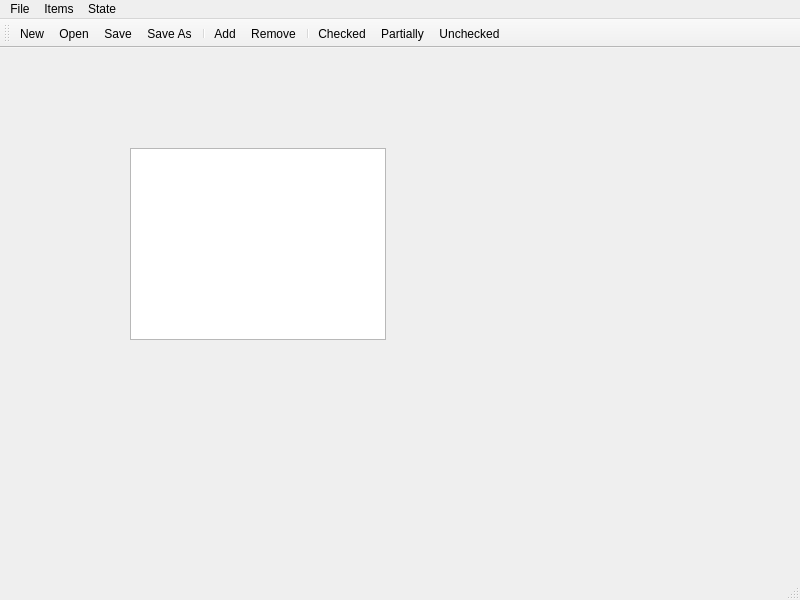
<?xml version="1.0" encoding="UTF-8"?>
<ui version="4.0">
 <class>MainWindow</class>
 <widget class="QMainWindow" name="MainWindow">
  <property name="geometry">
   <rect>
    <x>0</x>
    <y>0</y>
    <width>800</width>
    <height>600</height>
   </rect>
  </property>
  <property name="windowTitle">
   <string>MainWindow</string>
  </property>
  <widget class="QWidget" name="centralwidget">
   <widget class="QListWidget" name="listWidget">
    <property name="geometry">
     <rect>
      <x>130</x>
      <y>100</y>
      <width>256</width>
      <height>192</height>
     </rect>
    </property>
   </widget>
  </widget>
  <widget class="QMenuBar" name="menubar">
   <property name="geometry">
    <rect>
     <x>0</x>
     <y>0</y>
     <width>800</width>
     <height>25</height>
    </rect>
   </property>
   <widget class="QMenu" name="menuFile">
    <property name="title">
     <string>File</string>
    </property>
    <addaction name="actionNew"/>
    <addaction name="actionOpen"/>
    <addaction name="separator"/>
    <addaction name="actionSave"/>
    <addaction name="actionSave_As"/>
    <addaction name="separator"/>
    <addaction name="actionExit"/>
   </widget>
   <widget class="QMenu" name="menuItems">
    <property name="title">
     <string>Items</string>
    </property>
    <addaction name="actionAdd"/>
    <addaction name="actionRemove"/>
    <addaction name="separator"/>
    <addaction name="actionClear"/>
    <addaction name="separator"/>
    <addaction name="actionSelect_All"/>
    <addaction name="actionSelect_None"/>
   </widget>
   <widget class="QMenu" name="menuState">
    <property name="title">
     <string>State</string>
    </property>
    <addaction name="actionChecked"/>
    <addaction name="actionUnchecked"/>
    <addaction name="actionPartially"/>
   </widget>
   <addaction name="menuFile"/>
   <addaction name="menuItems"/>
   <addaction name="menuState"/>
  </widget>
  <widget class="QStatusBar" name="statusbar"/>
  <widget class="QToolBar" name="toolBar">
   <property name="windowTitle">
    <string>toolBar</string>
   </property>
   <attribute name="toolBarArea">
    <enum>TopToolBarArea</enum>
   </attribute>
   <attribute name="toolBarBreak">
    <bool>false</bool>
   </attribute>
   <addaction name="actionNew"/>
   <addaction name="actionOpen"/>
   <addaction name="actionSave"/>
   <addaction name="actionSave_As"/>
   <addaction name="separator"/>
   <addaction name="actionAdd"/>
   <addaction name="actionRemove"/>
   <addaction name="separator"/>
   <addaction name="actionChecked"/>
   <addaction name="actionPartially"/>
   <addaction name="actionUnchecked"/>
  </widget>
  <action name="actionNew">
   <property name="icon">
    <iconset resource="resource.qrc">
     <normaloff>:/files/images/new.png</normaloff>:/files/images/new.png</iconset>
   </property>
   <property name="text">
    <string>New</string>
   </property>
  </action>
  <action name="actionOpen">
   <property name="icon">
    <iconset resource="resource.qrc">
     <normaloff>:/files/images/open.png</normaloff>:/files/images/open.png</iconset>
   </property>
   <property name="text">
    <string>Open</string>
   </property>
  </action>
  <action name="actionSave">
   <property name="icon">
    <iconset resource="resource.qrc">
     <normaloff>:/files/images/save.png</normaloff>:/files/images/save.png</iconset>
   </property>
   <property name="text">
    <string>Save</string>
   </property>
  </action>
  <action name="actionSave_As">
   <property name="icon">
    <iconset resource="resource.qrc">
     <normaloff>:/files/images/save_as.png</normaloff>:/files/images/save_as.png</iconset>
   </property>
   <property name="text">
    <string>Save As</string>
   </property>
  </action>
  <action name="actionExit">
   <property name="icon">
    <iconset resource="resource.qrc">
     <normaloff>:/files/images/cancel.png</normaloff>:/files/images/cancel.png</iconset>
   </property>
   <property name="text">
    <string>Exit</string>
   </property>
  </action>
  <action name="actionAdd">
   <property name="icon">
    <iconset resource="resource.qrc">
     <normaloff>:/files/images/add.png</normaloff>:/files/images/add.png</iconset>
   </property>
   <property name="text">
    <string>Add</string>
   </property>
  </action>
  <action name="actionRemove">
   <property name="icon">
    <iconset resource="resource.qrc">
     <normaloff>:/files/images/delete.png</normaloff>:/files/images/delete.png</iconset>
   </property>
   <property name="text">
    <string>Remove</string>
   </property>
  </action>
  <action name="actionClear">
   <property name="icon">
    <iconset resource="resource.qrc">
     <normaloff>:/files/images/page_error.png</normaloff>:/files/images/page_error.png</iconset>
   </property>
   <property name="text">
    <string>Clear</string>
   </property>
  </action>
  <action name="actionSelect_All">
   <property name="icon">
    <iconset resource="resource.qrc">
     <normaloff>:/files/images/page_add.png</normaloff>:/files/images/page_add.png</iconset>
   </property>
   <property name="text">
    <string>Select All</string>
   </property>
  </action>
  <action name="actionSelect_None">
   <property name="icon">
    <iconset resource="resource.qrc">
     <normaloff>:/files/images/page_delete.png</normaloff>:/files/images/page_delete.png</iconset>
   </property>
   <property name="text">
    <string>Select None</string>
   </property>
  </action>
  <action name="actionChecked">
   <property name="icon">
    <iconset resource="resource.qrc">
     <normaloff>:/files/images/pencil_add.png</normaloff>:/files/images/pencil_add.png</iconset>
   </property>
   <property name="text">
    <string>Checked</string>
   </property>
  </action>
  <action name="actionUnchecked">
   <property name="icon">
    <iconset resource="resource.qrc">
     <normaloff>:/files/images/pencil_delete.png</normaloff>:/files/images/pencil_delete.png</iconset>
   </property>
   <property name="text">
    <string>Unchecked</string>
   </property>
  </action>
  <action name="actionPartially">
   <property name="icon">
    <iconset resource="resource.qrc">
     <normaloff>:/files/images/pencil_go.png</normaloff>:/files/images/pencil_go.png</iconset>
   </property>
   <property name="text">
    <string>Partially</string>
   </property>
  </action>
 </widget>
 <resources>
  <include location="resource.qrc"/>
 </resources>
 <connections/>
</ui>
